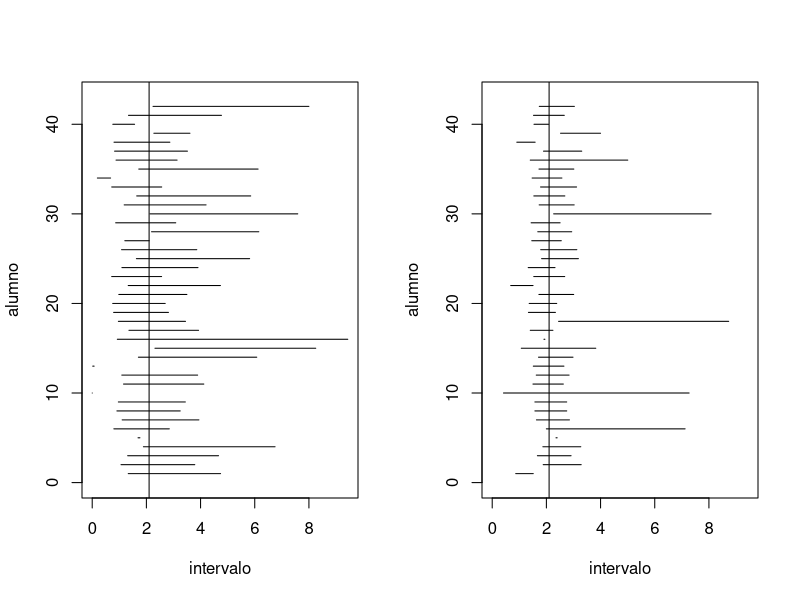
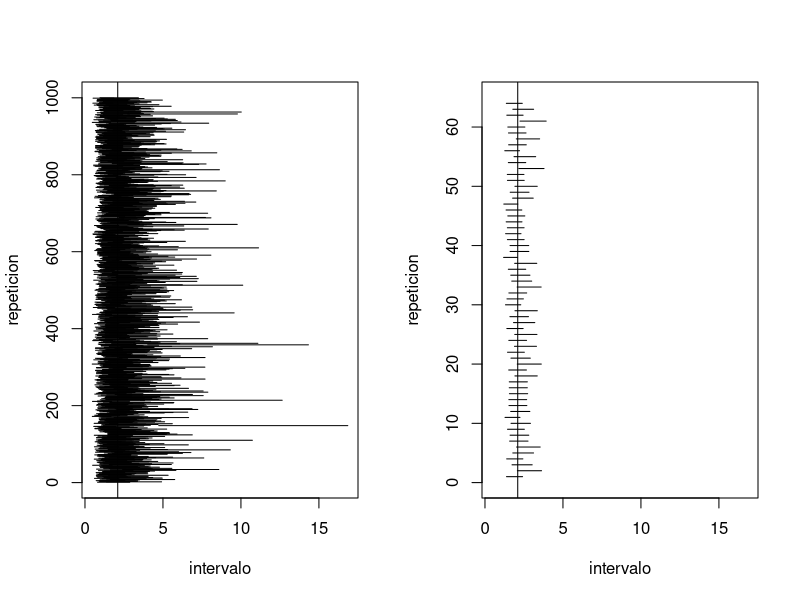

These charts were generated, in order, by the following R code:

resultados_alumnos <- read.table("resultados_corregidos.txt")

n10l1 <- resultados_alumnos[,1]
n10l2 <- resultados_alumnos[,2]
n50l1 <- resultados_alumnos[,3]
n50l2 <- resultados_alumnos[,4]

par(mfrow=c(1,2))
Nrep <- nrow(resultados_alumnos[!is.na(resultados_alumnos[,1]),])

plot(c(min(n10l1),max(n10l2)),c(0,Nrep+1), type="n", xlab = "intervalo",
     ylab = "alumno")
for(i in 1:Nrep){
polygon(c(n10l1[i],n10l2[i],n10l1[i]),c(i,i,i))
}
abline(v=2.1)

mean(n10l1<2.1&n10l2>2.1)

sum(n10l1<2.1&n10l2>2.1)

# Los que no engancharon al 2.1 en su intervalo revisenlo!!

plot(c(min(n10l1),max(n10l2)),c(0,Nrep+1), type="n", xlab = "intervalo",
     ylab = "alumno")
for(i in 1:Nrep){
  polygon(c(n50l1[i],n50l2[i],n50l1[i]),c(i,i,i), col = 2)
}
abline(v=2.1)

mean(n50l1<2.1&n50l2>2.1)

sum(n50l1<2.1&n50l2>2.1)

# Los que no engancharon al 2.1 en su intervalo revisenlo!!

###

# simulacion
  
n<-10
tita <- 2.1
Nrep <- 1000
long <- lim_inf <- lim_sup <- 0
for(j in 1:Nrep){
datos <- rexp(n, tita)
alpha <- 0.05
lim_inf[j] <- qchisq(alpha/2,2*n)/(2*sum(datos))
lim_sup[j] <- qchisq(1-alpha/2,2*n)/(2*sum(datos))
}

mean(lim_inf<2.1&lim_sup>2.1)
mean(lim_sup-lim_inf)


par(mfrow=c(1,2))
lim_plot1 <- min(lim_inf)
lim_plot2 <- max(lim_sup)
plot(c(lim_plot1,lim_plot2),c(0,Nrep+1), type="n", xlab = "intervalo",
     ylab = "repeticion")
for(i in 1:Nrep){
  polygon(c(lim_inf[i],lim_sup[i],lim_inf[i]),c(i,i,i))
}
abline(v=2.1)

mean(lim_inf<2.1&lim_sup>2.1)

sum(lim_inf<2.1&lim_sup>2.1)



n<-50
tita <- 2.1
set.seed(56793)
Nrep <- 64
long <- lim_inf <- lim_sup <- 0
for(j in 1:Nrep){
  datos <- rexp(n, tita)
  alpha <- 0.05
  lim_inf[j] <- qchisq(alpha/2,2*n)/(2*sum(datos))
  lim_sup[j] <- qchisq(1-alpha/2,2*n)/(2*sum(datos))
}

mean(lim_inf<2.1&lim_sup>2.1)
mean(lim_sup-lim_inf)

plot(c(lim_plot1,lim_plot2),c(0,Nrep+1), type="n", xlab = "intervalo",
     ylab = "repeticion")
for(i in 1:Nrep){
  polygon(c(lim_inf[i],lim_sup[i],lim_inf[i]),c(i,i,i))
}
abline(v=2.1)

mean(lim_inf<2.1&lim_sup>2.1)

sum(lim_inf<2.1&lim_sup>2.1)
